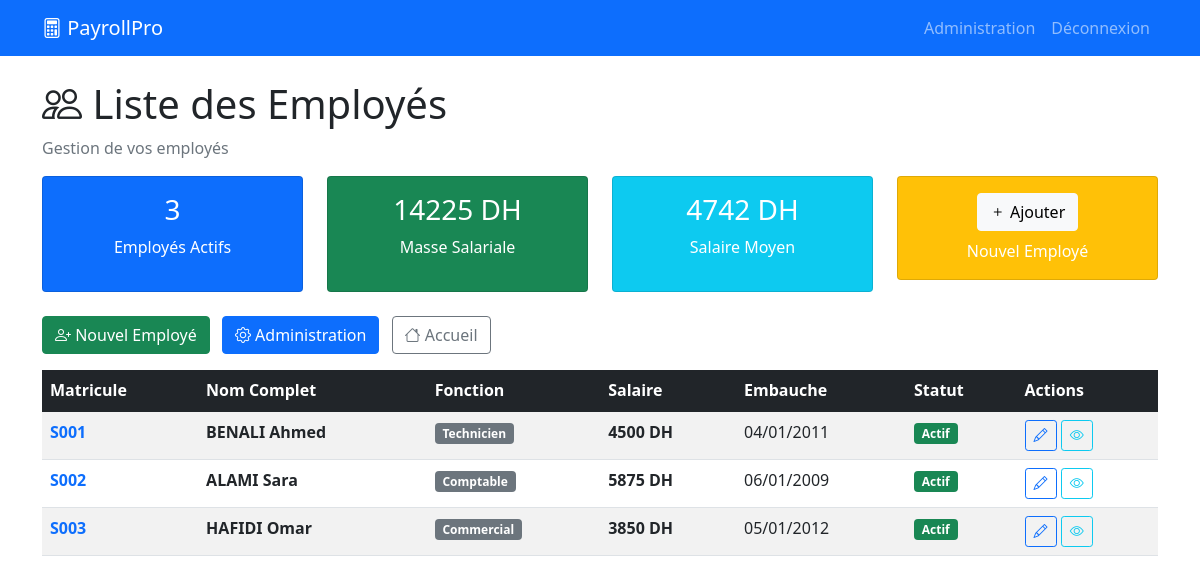
The app's page /employes/ (signed in) with its own data.
### paie/models.py (models this page shows, shortened)
class Employe(models.Model):
    user = models.OneToOneField(
        User,
        on_delete=models.SET_NULL,
        null=True,
        blank=True,
        help_text="Compte utilisateur pour l'accès au système"
    )
    matricule = models.CharField(max_length=10, unique=True, help_text="Ex: S001, S002...")
    nom = models.CharField(max_length=100)
    prenom = models.CharField(max_length=100)
    cin = models.CharField(max_length=20, unique=True, help_text="Carte d'identité nationale")
    fonction = models.CharField(max_length=100, help_text="Ex: Technicien, Comptable...")
    date_embauche = models.DateField()
    salaire_base = models.DecimalField(max_digits=10, decimal_places=2, help_text="Salaire mensuel de base en DH")
    ROLE_CHOICES = [
        ('EMPLOYE', 'Employé'),
        ('RH', 'Ressources Humaines'),
    ]
    role_systeme = models.CharField(
        max_length=20,
        choices=ROLE_CHOICES,
        default='EMPLOYE',
        help_text="Rôle dans le système de paie"
    )
    SITUATION_CHOICES = [
        ('C', 'Célibataire'),
        ('M', 'Marié(e)'),
        ('D', 'Divorcé(e)'),
        ('V', 'Veuf/Veuve'),
    ]
    situation_familiale = models.CharField(max_length=1, choices=SITUATION_CHOICES, default='C')
    nombre_enfants = models.IntegerField(default=0, validators=[MinValueValidator(0), MaxValueValidator(10)])
    telephone = models.CharField(max_length=20, blank=True)
    email = models.EmailField(blank=True)
    adresse = models.TextField(blank=True)
    banque = models.CharField(max_length=100, blank=True)
    numero_compte = models.CharField(max_length=30, blank=True)
    actif = models.BooleanField(default=True)
    date_creation = models.DateTimeField(auto_now_add=True)
    date_modification = models.DateTimeField(auto_now=True)
    class Meta:
        verbose_name = "Employé"
        verbose_name_plural = "Employés"
        ordering = ['matricule']

### paie/views.py (the view)
# urls.py: path('employes/', views.liste_employes, name='liste_employes'),
@login_required
def liste_employes(request):
    role = obtenir_role_utilisateur(request.user)
    if role not in ['admin', 'rh']:
        return redirect('paie:dashboard_employe')
    employes = Employe.objects.filter(actif=True).order_by('matricule')
    total_employes = employes.count()
    if employes:
        masse_salariale_totale = sum(emp.salaire_base for emp in employes)
        salaire_moyen = masse_salariale_totale / total_employes
    else:
        masse_salariale_totale = 0
        salaire_moyen = 0
    context = {
        'employes': employes,
        'total_employes': total_employes,
        'masse_salariale_totale': masse_salariale_totale,
        'salaire_moyen': salaire_moyen,
        'user_role': role,
    }
    return render(request, 'paie/liste_employes_simple.html', context)

### paie/user_management.py (called while the page is built, shortened)
def obtenir_role_utilisateur(user):
    if user.is_superuser:
        return 'admin'

### paie/templates/paie/liste_employes_simple.html (shortened to what this page needs)
<!DOCTYPE html>
<html lang="fr">
<head>
    <link href="https://cdn.jsdelivr.net/npm/bootstrap@5.1.3/dist/css/bootstrap.min.css" rel="stylesheet">
    <link rel="stylesheet" href="https://cdn.jsdelivr.net/npm/bootstrap-icons@1.8.1/font/bootstrap-icons.css">
</head>
<body>
    <nav class="navbar navbar-expand-lg navbar-dark bg-primary">
        <div class="container">
            <a class="navbar-brand" href="{% url 'paie:accueil' %}">
                <i class="bi bi-calculator"></i> PayrollPro
            </a>
            <div class="navbar-nav ms-auto">
                <a class="nav-link" href="/admin/">Administration</a>
                <a class="nav-link" href="/admin/logout/">Déconnexion</a>
            </div>
        </div>
    </nav>
    <div class="container mt-4">
        <div class="row">
            <div class="col-12">
                <h1><i class="bi bi-people"></i> Liste des Employés</h1>
                <p class="text-muted">Gestion de vos employés</p>
            </div>
        </div>
        <div class="row mb-4">
            <div class="col-md-3">
                <div class="card bg-primary text-white">
                    <div class="card-body text-center">
                        <h3>{{ total_employes }}</h3>
                        <p>Employés Actifs</p>
                    </div>
                </div>
            </div>
            <div class="col-md-3">
                <div class="card bg-success text-white">
                    <div class="card-body text-center">
                        <h3>{{ masse_salariale_totale|floatformat:0 }} DH</h3>
                        <p>Masse Salariale</p>
                    </div>
                </div>
            </div>
            <div class="col-md-3">
                <div class="card bg-info text-white">
                    <div class="card-body text-center">
                        <h3>{{ salaire_moyen|floatformat:0 }} DH</h3>
                        <p>Salaire Moyen</p>
                    </div>
                </div>
            </div>
            <div class="col-md-3">
                <div class="card bg-warning text-white">
                    <div class="card-body text-center">
                        <a href="/admin/paie/employe/add/" class="btn btn-light">
                            <i class="bi bi-plus"></i> Ajouter
                        </a>
                        <p class="mt-2 mb-0">Nouvel Employé</p>
                    </div>
                </div>
            </div>
        </div>
        <div class="row mb-3">
            <div class="col-12">
                <a href="/admin/paie/employe/add/" class="btn btn-success me-2">
                    <i class="bi bi-person-plus"></i> Nouvel Employé
                </a>
                <a href="/admin/paie/employe/" class="btn btn-primary me-2">
                    <i class="bi bi-gear"></i> Administration
                </a>
                <a href="{% url 'paie:accueil' %}" class="btn btn-outline-secondary">
                    <i class="bi bi-house"></i> Accueil
                </a>
            </div>
        </div>
        <div class="row">
            <div class="col-12">
                <div class="table-responsive">
                    <table class="table table-striped table-hover">
                        <thead class="table-dark">
                            <tr>
                                <th>Matricule</th>
                                <th>Nom Complet</th>
                                <th>Fonction</th>
                                <th>Salaire</th>
                                <th>Embauche</th>
                                <th>Statut</th>
                                <th>Actions</th>
                            </tr>
                        </thead>
                        <tbody>
                            {% for employe in employes %}
                                <tr>
                                    <td><strong class="text-primary">{{ employe.matricule }}</strong></td>
                                    <td>
                                        <strong>{{ employe.nom }} {{ employe.prenom }}</strong>
                                    </td>
                                    <td><span class="badge bg-secondary">{{ employe.fonction }}</span></td>
                                    <td><strong>{{ employe.salaire_base|floatformat:0 }} DH</strong></td>
                                    <td>{{ employe.date_embauche|date:"d/m/Y" }}</td>
                                    <td>
                                        {% if employe.actif %}
                                            <span class="badge bg-success">Actif</span>
                                        {% else %}
                                            <span class="badge bg-danger">Inactif</span>
                                        {% endif %}
                                    </td>
                                    <td>
                                        <a href="/admin/paie/employe/{{ employe.id }}/change/" class="btn btn-sm btn-outline-primary" title="Modifier">
                                            <i class="bi bi-pencil"></i>
                                        </a>
                                        <a href="#" class="btn btn-sm btn-outline-info" title="Voir">
                                            <i class="bi bi-eye"></i>
                                        </a>
                                    </td>
                                </tr>
                            {% endfor %}
                        </tbody>
                    </table>
                </div>
            </div>
        </div>
    </div>
</body>
</html>

### records on screen
Employe: matricule "S001", nom "BENALI", prenom "Ahmed", fonction "Technicien", salaire_base "4500", date_embauche "04/01/2011", actif "Actif"
Employe: matricule "S002", nom "ALAMI", prenom "Sara", fonction "Comptable", salaire_base "5875", date_embauche "06/01/2009", actif "Actif"
Employe: matricule "S003", nom "HAFIDI", prenom "Omar", fonction "Commercial", salaire_base "3850", date_embauche "05/01/2012", actif "Actif"

### other values on screen
{{ total_employes }} "3"
{{ masse_salariale_totale|floatformat:0 }} "14225"
{{ salaire_moyen|floatformat:0 }} "4742"
